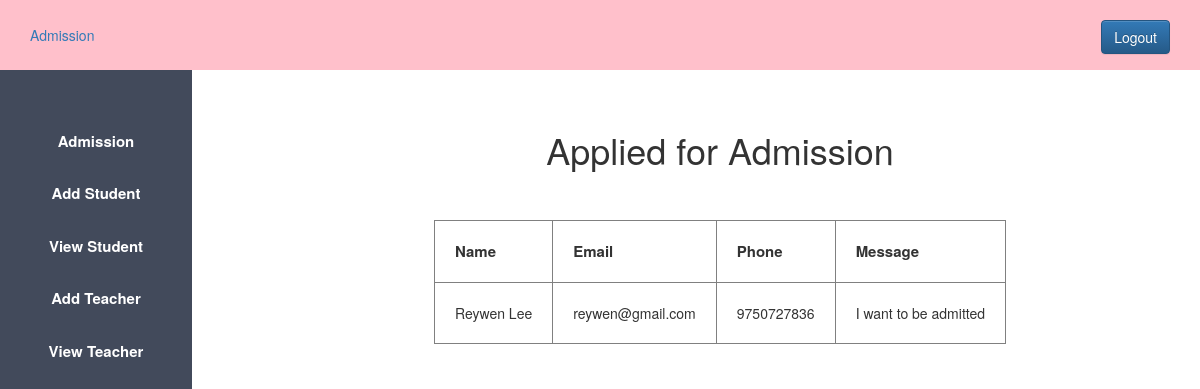
Page /Website/admission.php (signed in) on the committed database.
### tables this page shows
CREATE TABLE `admission` (
  `id` int(11) NOT NULL,
  `name` varchar(50) DEFAULT NULL,
  `email` varchar(50) DEFAULT NULL,
  `phone` varchar(20) DEFAULT NULL,
  `message` varchar(150) DEFAULT NULL
);

### Website/admission.php (the view, shortened to what this page needs)
<?php
$host = "localhost";
$user = "root";
$password ="";
$db="schoolproject";
$data = mysqli_connect($host, $user, $password, $db);
$sql = "SELECT * from admission";
$result = mysqli_query($data, $sql);
    ?>
<!DOCTYPE html>
<html>
<head>
    <?php
    include 'admin_css.php';
    ?>
</head>
<body>
	<?php
    include 'admin_sidebar.php';
    ?>
	<div class="content">
		<CENTer>
		<h1>Applied for Admission</h1>
        <br></br>
        <table border="1px";>
            <tr>
                <th style="padding: 20px; font-size:15px;">Name</th>
                <th style="padding: 20px; font-size:15px;">Email</th>
                <th style="padding: 20px; font-size:15px;">Phone</th>
                <th style="padding: 20px; font-size:15px;">Message</th>
            </tr>
            <?php
            while($info=$result->fetch_assoc()){
            ?>
            <tr>
                <td style="padding: 20px;"><?php echo "{$info['name']}"; ?></td>
                <td style="padding: 20px;"><?php echo "{$info['email']}"; ?></td>
                <td style="padding: 20px;"><?php echo "{$info['phone']}"; ?></td>
                <td style="padding: 20px;"><?php echo "{$info['message']}"; ?></td>
            </tr>
            <?php
            }
            ?>
        </table>
        </CENTer>
	</div>
</body>
</html>

### Website/admin.css (style rules this page uses)
* { margin: 0px; padding: 0px; }
.content { margin-left: 20%; margin-top: 5%; }

### rows in the picture
admission: name "Reywen Lee", email "reywen@gmail.com", phone "9750727836", message "I want to be admitted"
